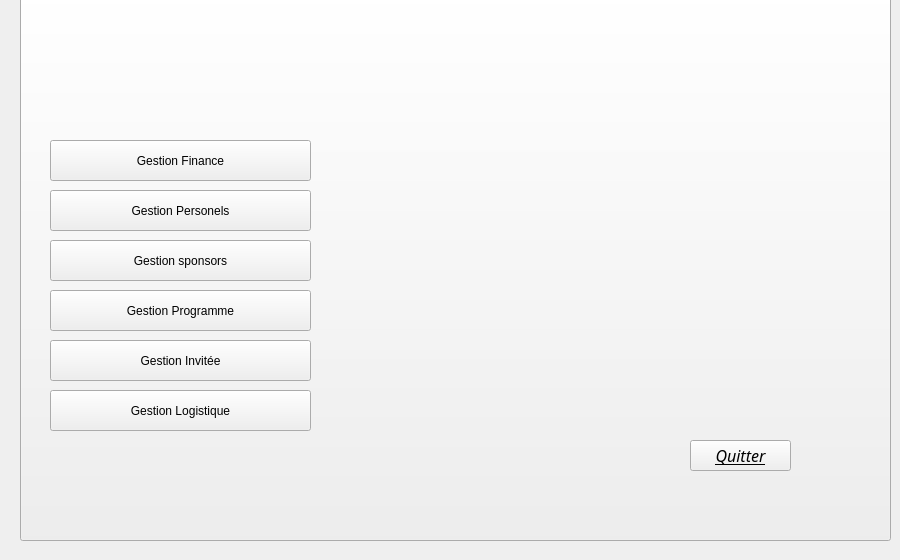
    <widget class="QWidget" name="page_5">
     <widget class="QPushButton" name="pushButton_28">
      <property name="geometry">
       <rect>
        <x>20</x>
        <y>-10</y>
        <width>871</width>
        <height>551</height>
       </rect>
      </property>
      <property name="text">
       <string/>
      </property>
      <property name="icon">
       <iconset>
        <normaloff>../Creator The Podcast (10).png</normaloff>../Creator The Podcast (10).png</iconset>
      </property>
      <property name="iconSize">
       <size>
        <width>950</width>
        <height>950</height>
       </size>
      </property>
     </widget>
     <widget class="QPushButton" name="finance">
      <property name="geometry">
       <rect>
        <x>50</x>
        <y>140</y>
        <width>261</width>
        <height>41</height>
       </rect>
      </property>
      <property name="styleSheet">
       <string notr="true">font: italic 12pt &quot;Century Gothic&quot;;
color: qconicalgradient(cx:0.5, cy:0.5, angle:0, stop:0 rgba(35, 40, 3, 255), stop:0.16 rgba(136, 106, 22, 255), stop:0.225 rgba(166, 140, 41, 255), stop:0.285 rgba(204, 181, 74, 255), stop:0.345 rgba(235, 219, 102, 255), stop:0.415 rgba(245, 236, 112, 255), stop:0.52 rgba(209, 190, 76, 255), stop:0.57 rgba(187, 156, 51, 255), stop:0.635 rgba(168, 142, 42, 255), stop:0.695 rgba(202, 174, 68, 255), stop:0.75 rgba(218, 202, 86, 255), stop:0.815 rgba(208, 187, 73, 255), stop:0.88 rgba(187, 156, 51, 255), stop:0.935 rgba(137, 108, 26, 255), stop:1 rgba(35, 40, 3, 255));
border-bottom:2px solid#717072;
border-color: qconicalgradient(cx:0.5, cy:0.5, angle:0, stop:0 rgba(35, 40, 3, 255), stop:0.16 rgba(136, 106, 22, 255), stop:0.225 rgba(166, 140, 41, 255), stop:0.285 rgba(204, 181, 74, 255), stop:0.345 rgba(235, 219, 102, 255), stop:0.415 rgba(245, 236, 112, 255), stop:0.52 rgba(209, 190, 76, 255), stop:0.57 rgba(187, 156, 51, 255), stop:0.635 rgba(168, 142, 42, 255), stop:0.695 rgba(202, 174, 68, 255), stop:0.75 rgba(218, 202, 86, 255), stop:0.815 rgba(208, 187, 73, 255), stop:0.88 rgba(187, 156, 51, 255), stop:0.935 rgba(137, 108, 26, 255), stop:1 rgba(35, 40, 3, 255));
background-color: rgb(255, 212, 250);

border-radius:15px;}
QPushButton:hover{
	
	background-color: rgb(234, 78, 117);
</string>
      </property>
      <property name="text">
       <string>Gestion Finance</string>
      </property>
     </widget>
     <widget class="QPushButton" name="personels">
      <property name="geometry">
       <rect>
        <x>50</x>
        <y>190</y>
        <width>261</width>
        <height>41</height>
       </rect>
      </property>
      <property name="styleSheet">
       <string notr="true">font: italic 12pt &quot;Century Gothic&quot;;
color: qconicalgradient(cx:0.5, cy:0.5, angle:0, stop:0 rgba(35, 40, 3, 255), stop:0.16 rgba(136, 106, 22, 255), stop:0.225 rgba(166, 140, 41, 255), stop:0.285 rgba(204, 181, 74, 255), stop:0.345 rgba(235, 219, 102, 255), stop:0.415 rgba(245, 236, 112, 255), stop:0.52 rgba(209, 190, 76, 255), stop:0.57 rgba(187, 156, 51, 255), stop:0.635 rgba(168, 142, 42, 255), stop:0.695 rgba(202, 174, 68, 255), stop:0.75 rgba(218, 202, 86, 255), stop:0.815 rgba(208, 187, 73, 255), stop:0.88 rgba(187, 156, 51, 255), stop:0.935 rgba(137, 108, 26, 255), stop:1 rgba(35, 40, 3, 255));
border-bottom:2px solid#717072;
border-color: qconicalgradient(cx:0.5, cy:0.5, angle:0, stop:0 rgba(35, 40, 3, 255), stop:0.16 rgba(136, 106, 22, 255), stop:0.225 rgba(166, 140, 41, 255), stop:0.285 rgba(204, 181, 74, 255), stop:0.345 rgba(235, 219, 102, 255), stop:0.415 rgba(245, 236, 112, 255), stop:0.52 rgba(209, 190, 76, 255), stop:0.57 rgba(187, 156, 51, 255), stop:0.635 rgba(168, 142, 42, 255), stop:0.695 rgba(202, 174, 68, 255), stop:0.75 rgba(218, 202, 86, 255), stop:0.815 rgba(208, 187, 73, 255), stop:0.88 rgba(187, 156, 51, 255), stop:0.935 rgba(137, 108, 26, 255), stop:1 rgba(35, 40, 3, 255));
background-color: rgb(255, 212, 250);

border-radius:15px;}
QPushButton:hover{
	
	background-color: rgb(234, 78, 117);
</string>
      </property>
      <property name="text">
       <string>Gestion Personels</string>
      </property>
     </widget>
     <widget class="QPushButton" name="sponsors">
      <property name="geometry">
       <rect>
        <x>50</x>
        <y>240</y>
        <width>261</width>
        <height>41</height>
       </rect>
      </property>
      <property name="styleSheet">
       <string notr="true">font: italic 12pt &quot;Century Gothic&quot;;
color: qconicalgradient(cx:0.5, cy:0.5, angle:0, stop:0 rgba(35, 40, 3, 255), stop:0.16 rgba(136, 106, 22, 255), stop:0.225 rgba(166, 140, 41, 255), stop:0.285 rgba(204, 181, 74, 255), stop:0.345 rgba(235, 219, 102, 255), stop:0.415 rgba(245, 236, 112, 255), stop:0.52 rgba(209, 190, 76, 255), stop:0.57 rgba(187, 156, 51, 255), stop:0.635 rgba(168, 142, 42, 255), stop:0.695 rgba(202, 174, 68, 255), stop:0.75 rgba(218, 202, 86, 255), stop:0.815 rgba(208, 187, 73, 255), stop:0.88 rgba(187, 156, 51, 255), stop:0.935 rgba(137, 108, 26, 255), stop:1 rgba(35, 40, 3, 255));
border-bottom:2px solid#717072;
border-color: qconicalgradient(cx:0.5, cy:0.5, angle:0, stop:0 rgba(35, 40, 3, 255), stop:0.16 rgba(136, 106, 22, 255), stop:0.225 rgba(166, 140, 41, 255), stop:0.285 rgba(204, 181, 74, 255), stop:0.345 rgba(235, 219, 102, 255), stop:0.415 rgba(245, 236, 112, 255), stop:0.52 rgba(209, 190, 76, 255), stop:0.57 rgba(187, 156, 51, 255), stop:0.635 rgba(168, 142, 42, 255), stop:0.695 rgba(202, 174, 68, 255), stop:0.75 rgba(218, 202, 86, 255), stop:0.815 rgba(208, 187, 73, 255), stop:0.88 rgba(187, 156, 51, 255), stop:0.935 rgba(137, 108, 26, 255), stop:1 rgba(35, 40, 3, 255));
background-color: rgb(255, 212, 250);

border-radius:15px;}
QPushButton:hover{
	
	background-color: rgb(234, 78, 117);
</string>
      </property>
      <property name="text">
       <string>Gestion sponsors</string>
      </property>
     </widget>
     <widget class="QPushButton" name="invitee">
      <property name="geometry">
       <rect>
        <x>50</x>
        <y>340</y>
        <width>261</width>
        <height>41</height>
       </rect>
      </property>
      <property name="styleSheet">
       <string notr="true">font: italic 12pt &quot;Century Gothic&quot;;
color: qconicalgradient(cx:0.5, cy:0.5, angle:0, stop:0 rgba(35, 40, 3, 255), stop:0.16 rgba(136, 106, 22, 255), stop:0.225 rgba(166, 140, 41, 255), stop:0.285 rgba(204, 181, 74, 255), stop:0.345 rgba(235, 219, 102, 255), stop:0.415 rgba(245, 236, 112, 255), stop:0.52 rgba(209, 190, 76, 255), stop:0.57 rgba(187, 156, 51, 255), stop:0.635 rgba(168, 142, 42, 255), stop:0.695 rgba(202, 174, 68, 255), stop:0.75 rgba(218, 202, 86, 255), stop:0.815 rgba(208, 187, 73, 255), stop:0.88 rgba(187, 156, 51, 255), stop:0.935 rgba(137, 108, 26, 255), stop:1 rgba(35, 40, 3, 255));
border-bottom:2px solid#717072;
border-color: qconicalgradient(cx:0.5, cy:0.5, angle:0, stop:0 rgba(35, 40, 3, 255), stop:0.16 rgba(136, 106, 22, 255), stop:0.225 rgba(166, 140, 41, 255), stop:0.285 rgba(204, 181, 74, 255), stop:0.345 rgba(235, 219, 102, 255), stop:0.415 rgba(245, 236, 112, 255), stop:0.52 rgba(209, 190, 76, 255), stop:0.57 rgba(187, 156, 51, 255), stop:0.635 rgba(168, 142, 42, 255), stop:0.695 rgba(202, 174, 68, 255), stop:0.75 rgba(218, 202, 86, 255), stop:0.815 rgba(208, 187, 73, 255), stop:0.88 rgba(187, 156, 51, 255), stop:0.935 rgba(137, 108, 26, 255), stop:1 rgba(35, 40, 3, 255));
background-color: rgb(255, 212, 250);

border-radius:15px;}
QPushButton:hover{
	
	background-color: rgb(234, 78, 117);
</string>
      </property>
      <property name="text">
       <string>Gestion Invitée</string>
      </property>
     </widget>
     <widget class="QPushButton" name="programme">
      <property name="geometry">
       <rect>
        <x>50</x>
        <y>290</y>
        <width>261</width>
        <height>41</height>
       </rect>
      </property>
      <property name="styleSheet">
       <string notr="true">font: italic 12pt &quot;Century Gothic&quot;;
color: qconicalgradient(cx:0.5, cy:0.5, angle:0, stop:0 rgba(35, 40, 3, 255), stop:0.16 rgba(136, 106, 22, 255), stop:0.225 rgba(166, 140, 41, 255), stop:0.285 rgba(204, 181, 74, 255), stop:0.345 rgba(235, 219, 102, 255), stop:0.415 rgba(245, 236, 112, 255), stop:0.52 rgba(209, 190, 76, 255), stop:0.57 rgba(187, 156, 51, 255), stop:0.635 rgba(168, 142, 42, 255), stop:0.695 rgba(202, 174, 68, 255), stop:0.75 rgba(218, 202, 86, 255), stop:0.815 rgba(208, 187, 73, 255), stop:0.88 rgba(187, 156, 51, 255), stop:0.935 rgba(137, 108, 26, 255), stop:1 rgba(35, 40, 3, 255));
border-bottom:2px solid#717072;
border-color: qconicalgradient(cx:0.5, cy:0.5, angle:0, stop:0 rgba(35, 40, 3, 255), stop:0.16 rgba(136, 106, 22, 255), stop:0.225 rgba(166, 140, 41, 255), stop:0.285 rgba(204, 181, 74, 255), stop:0.345 rgba(235, 219, 102, 255), stop:0.415 rgba(245, 236, 112, 255), stop:0.52 rgba(209, 190, 76, 255), stop:0.57 rgba(187, 156, 51, 255), stop:0.635 rgba(168, 142, 42, 255), stop:0.695 rgba(202, 174, 68, 255), stop:0.75 rgba(218, 202, 86, 255), stop:0.815 rgba(208, 187, 73, 255), stop:0.88 rgba(187, 156, 51, 255), stop:0.935 rgba(137, 108, 26, 255), stop:1 rgba(35, 40, 3, 255));
background-color: rgb(255, 212, 250);

border-radius:15px;}
QPushButton:hover{
	
	background-color: rgb(234, 78, 117);
</string>
      </property>
      <property name="text">
       <string>Gestion Programme</string>
      </property>
     </widget>
     <widget class="QPushButton" name="logistique">
      <property name="geometry">
       <rect>
        <x>50</x>
        <y>390</y>
        <width>261</width>
        <height>41</height>
       </rect>
      </property>
      <property name="styleSheet">
       <string notr="true">font: italic 12pt &quot;Century Gothic&quot;;
color: qconicalgradient(cx:0.5, cy:0.5, angle:0, stop:0 rgba(35, 40, 3, 255), stop:0.16 rgba(136, 106, 22, 255), stop:0.225 rgba(166, 140, 41, 255), stop:0.285 rgba(204, 181, 74, 255), stop:0.345 rgba(235, 219, 102, 255), stop:0.415 rgba(245, 236, 112, 255), stop:0.52 rgba(209, 190, 76, 255), stop:0.57 rgba(187, 156, 51, 255), stop:0.635 rgba(168, 142, 42, 255), stop:0.695 rgba(202, 174, 68, 255), stop:0.75 rgba(218, 202, 86, 255), stop:0.815 rgba(208, 187, 73, 255), stop:0.88 rgba(187, 156, 51, 255), stop:0.935 rgba(137, 108, 26, 255), stop:1 rgba(35, 40, 3, 255));
border-bottom:2px solid#717072;
border-color: qconicalgradient(cx:0.5, cy:0.5, angle:0, stop:0 rgba(35, 40, 3, 255), stop:0.16 rgba(136, 106, 22, 255), stop:0.225 rgba(166, 140, 41, 255), stop:0.285 rgba(204, 181, 74, 255), stop:0.345 rgba(235, 219, 102, 255), stop:0.415 rgba(245, 236, 112, 255), stop:0.52 rgba(209, 190, 76, 255), stop:0.57 rgba(187, 156, 51, 255), stop:0.635 rgba(168, 142, 42, 255), stop:0.695 rgba(202, 174, 68, 255), stop:0.75 rgba(218, 202, 86, 255), stop:0.815 rgba(208, 187, 73, 255), stop:0.88 rgba(187, 156, 51, 255), stop:0.935 rgba(137, 108, 26, 255), stop:1 rgba(35, 40, 3, 255));
background-color: rgb(255, 212, 250);

border-radius:15px;}
QPushButton:hover{
	
	background-color: rgb(234, 78, 117);
</string>
      </property>
      <property name="text">
       <string>Gestion Logistique</string>
      </property>
     </widget>
     <widget class="QPushButton" name="quitterprincipale">
      <property name="geometry">
       <rect>
        <x>690</x>
        <y>440</y>
        <width>101</width>
        <height>31</height>
       </rect>
      </property>
      <property name="font">
       <font>
        <family>Century Gothic</family>
        <pointsize>12</pointsize>
        <weight>50</weight>
        <italic>true</italic>
        <bold>false</bold>
        <underline>true</underline>
       </font>
      </property>
      <property name="styleSheet">
       <string notr="true">font: italic 12pt &quot;Century Gothic&quot;;
color: qconicalgradient(cx:0.5, cy:0.5, angle:0, stop:0 rgba(35, 40, 3, 255), stop:0.16 rgba(136, 106, 22, 255), stop:0.225 rgba(166, 140, 41, 255), stop:0.285 rgba(204, 181, 74, 255), stop:0.345 rgba(235, 219, 102, 255), stop:0.415 rgba(245, 236, 112, 255), stop:0.52 rgba(209, 190, 76, 255), stop:0.57 rgba(187, 156, 51, 255), stop:0.635 rgba(168, 142, 42, 255), stop:0.695 rgba(202, 174, 68, 255), stop:0.75 rgba(218, 202, 86, 255), stop:0.815 rgba(208, 187, 73, 255), stop:0.88 rgba(187, 156, 51, 255), stop:0.935 rgba(137, 108, 26, 255), stop:1 rgba(35, 40, 3, 255));
border-bottom:2px solid#717072;
border-color: qconicalgradient(cx:0.5, cy:0.5, angle:0, stop:0 rgba(35, 40, 3, 255), stop:0.16 rgba(136, 106, 22, 255), stop:0.225 rgba(166, 140, 41, 255), stop:0.285 rgba(204, 181, 74, 255), stop:0.345 rgba(235, 219, 102, 255), stop:0.415 rgba(245, 236, 112, 255), stop:0.52 rgba(209, 190, 76, 255), stop:0.57 rgba(187, 156, 51, 255), stop:0.635 rgba(168, 142, 42, 255), stop:0.695 rgba(202, 174, 68, 255), stop:0.75 rgba(218, 202, 86, 255), stop:0.815 rgba(208, 187, 73, 255), stop:0.88 rgba(187, 156, 51, 255), stop:0.935 rgba(137, 108, 26, 255), stop:1 rgba(35, 40, 3, 255));
background-color: rgb(255, 212, 250);

border-radius:15px;}
QPushButton:hover{
	
	background-color: rgb(234, 78, 117);
</string>
      </property>
      <property name="text">
       <string>Quitter</string>
      </property>
     </widget>
    </widget>
